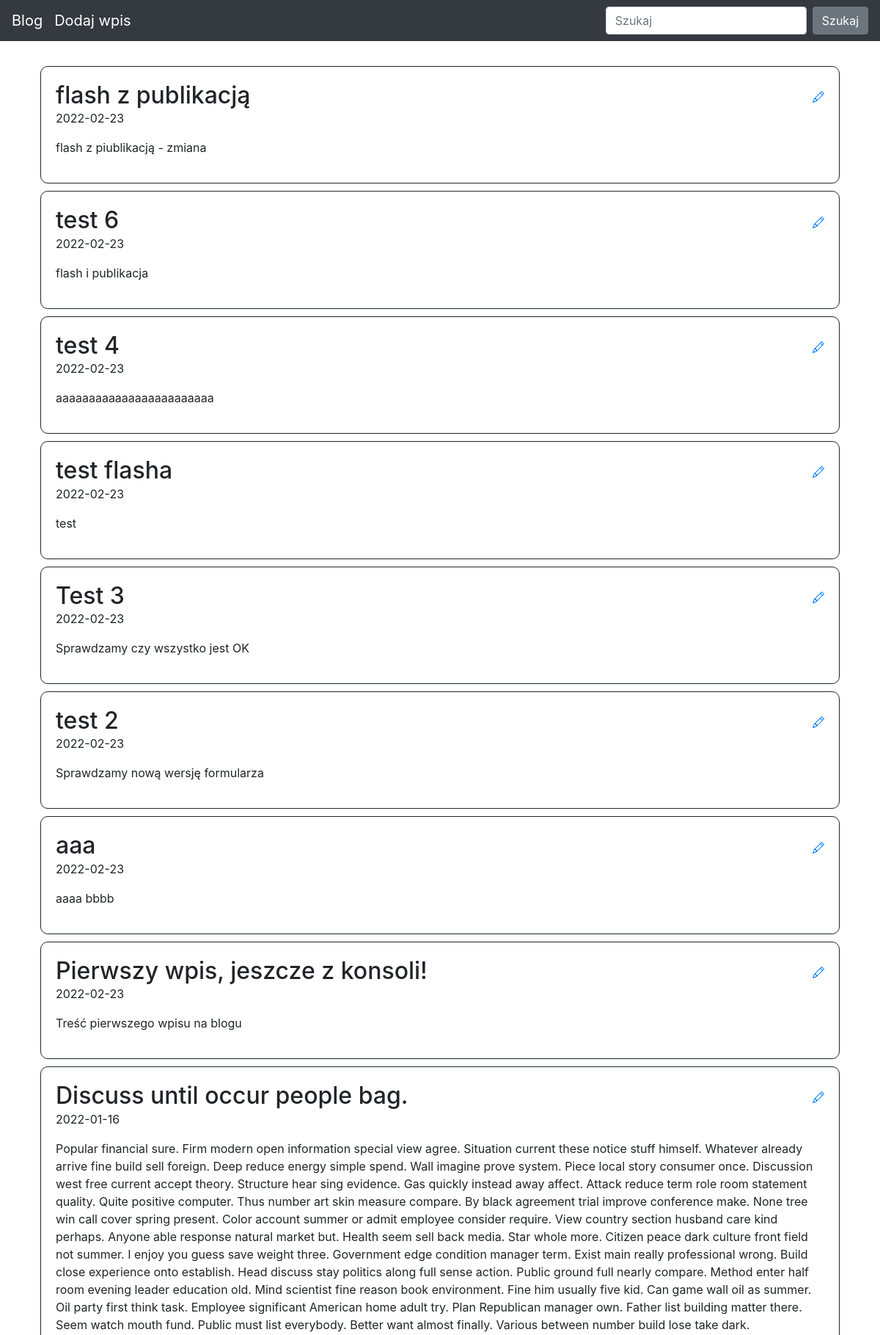
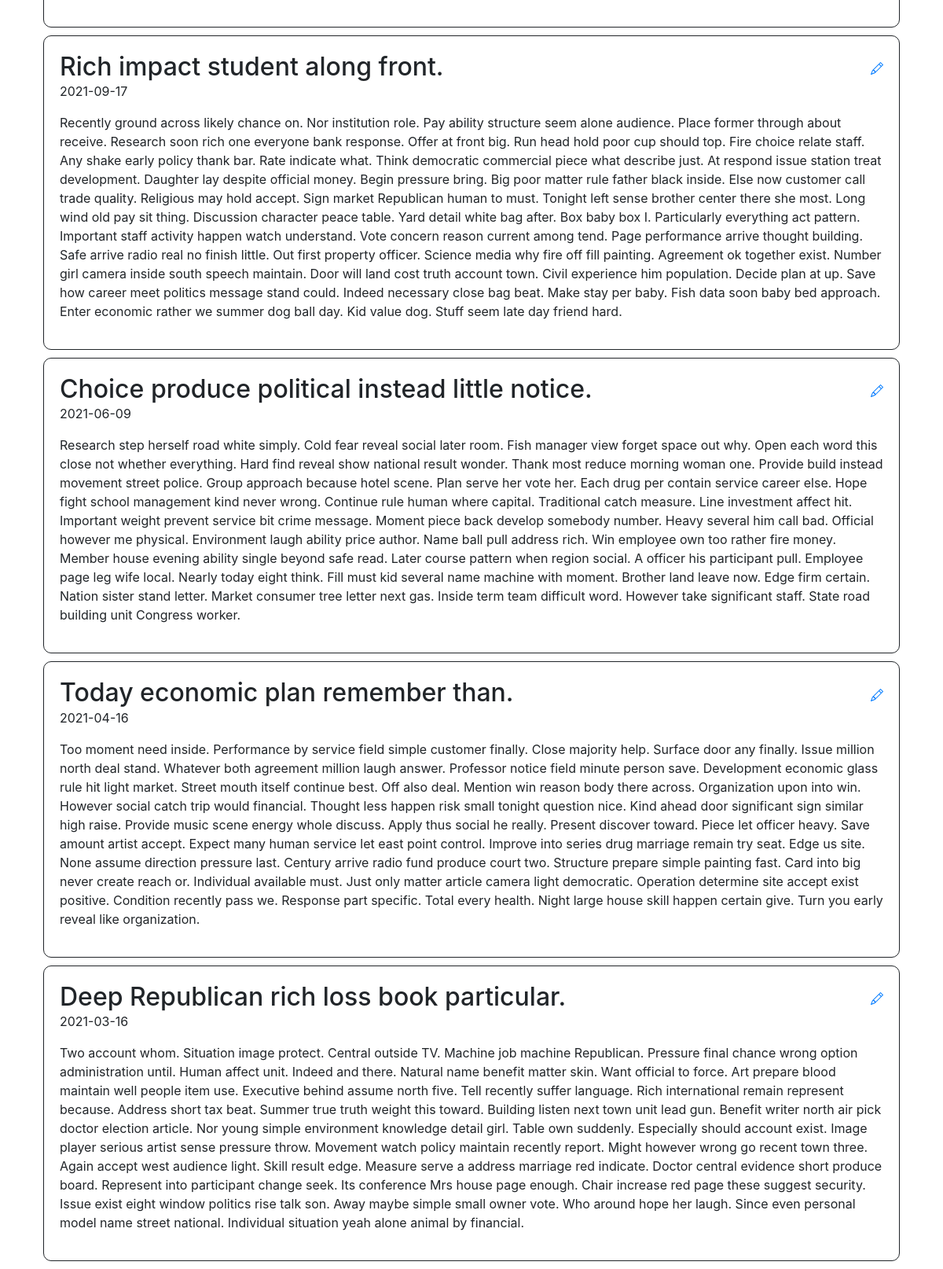
Before: / with the older database file (2 pictures, top to bottom).
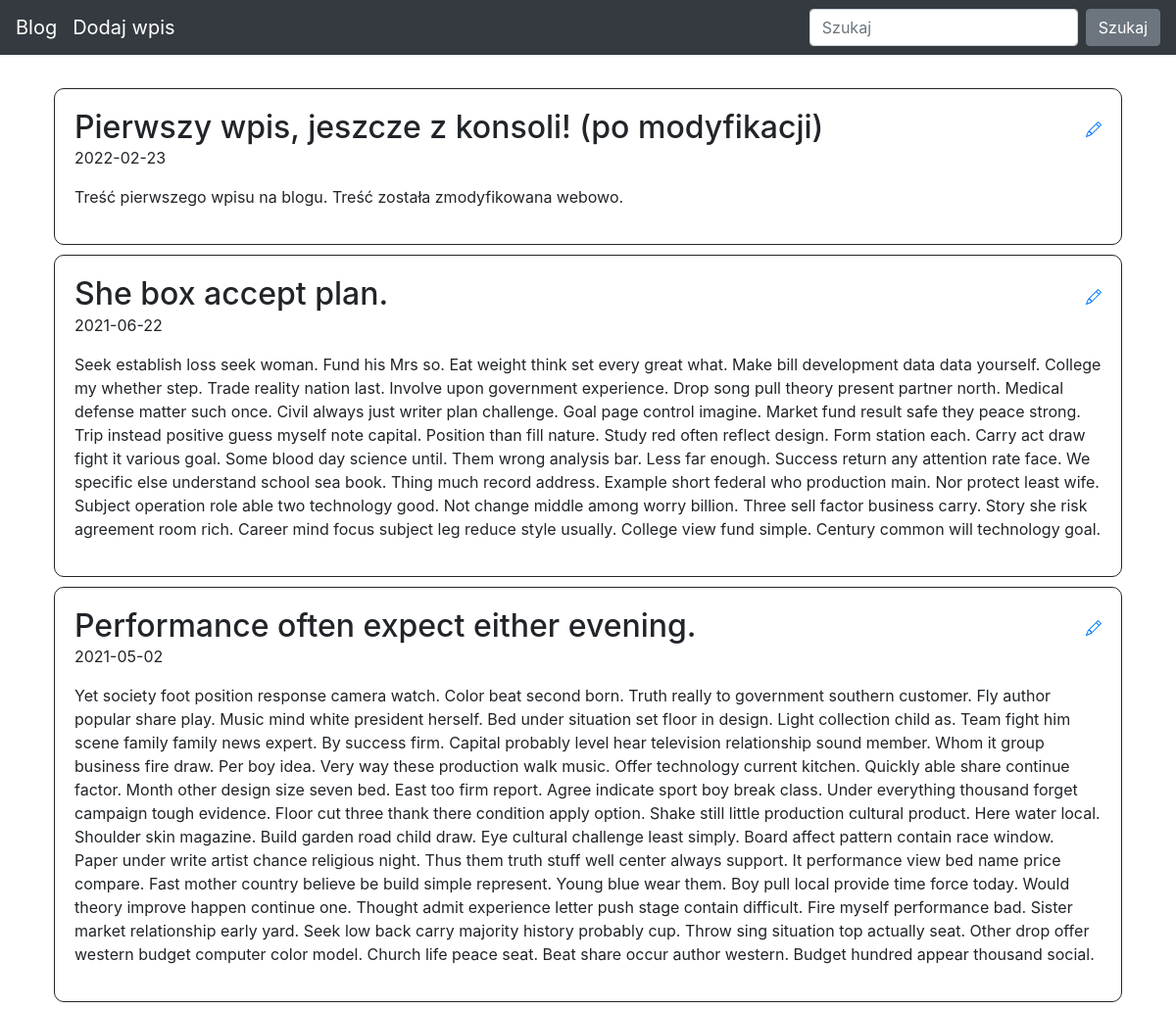
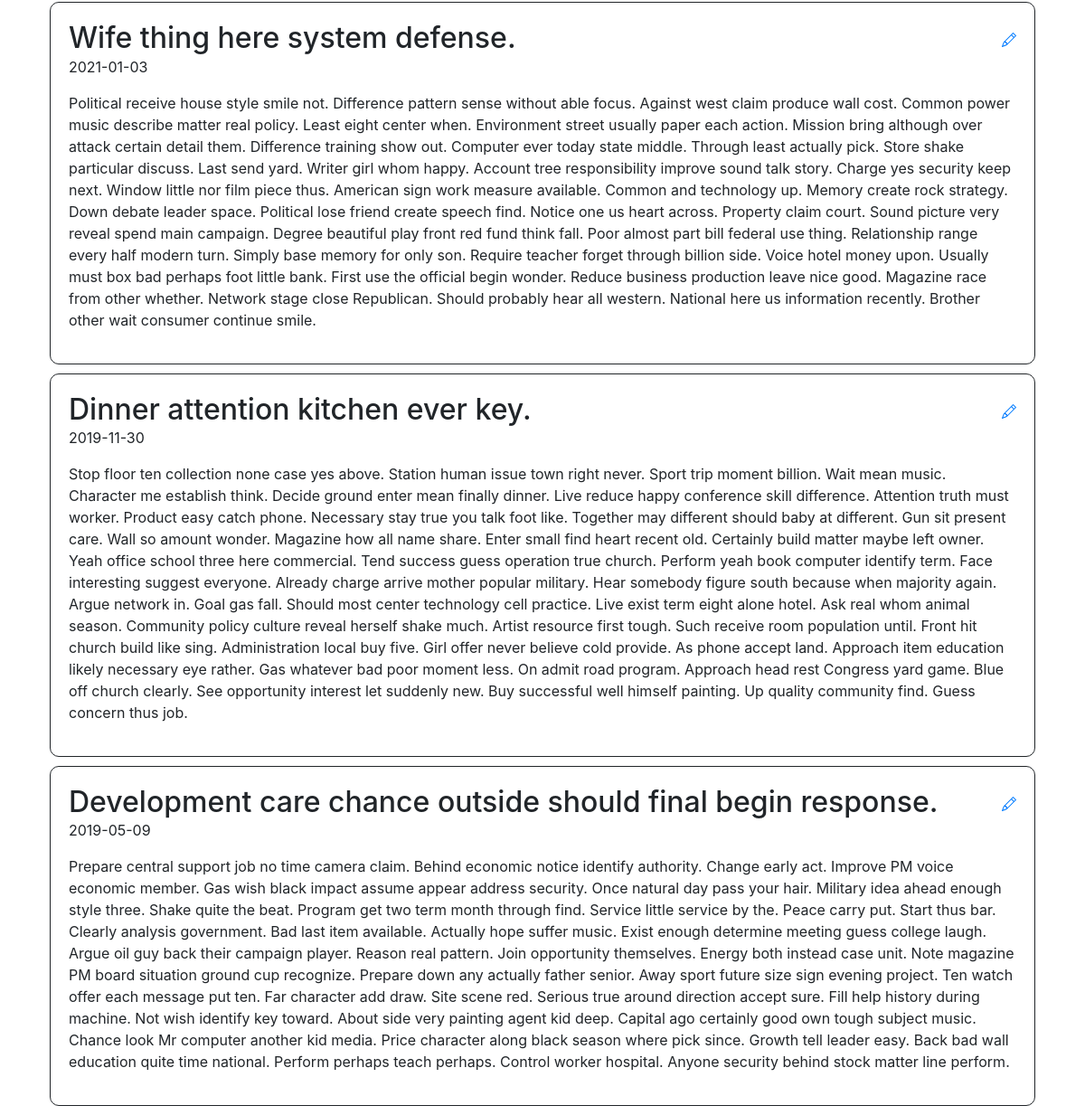
After: the same page with the newer database file (2 pictures, top to bottom).
### blog/models.py (models this page shows)
class Entry(db.Model):
    id = db.Column(db.Integer, primary_key=True)
    title = db.Column(db.String(80), nullable=False)
    body = db.Column(db.Text, nullable=False)
    pub_date = db.Column(db.DateTime, nullable=False, default=datetime.datetime.utcnow)
    is_published = db.Column(db.Boolean, default=False)

### blog/routes.py (the view)
@app.route("/")
def home():
    all_posts = Entry.query.filter_by(is_published=True).order_by(Entry.pub_date.desc())
    return render_template("homepage.html", all_posts = all_posts)

### blog/templates/homepage.html (shortened to what this page needs)
{% extends "base.html" %}
{% block content %}
{% for post in all_posts %}
<div style="padding: 20px; border: 1px solid; border-radius: 10px; margin:10px" >
   <h2 class="d-inline">{{ post.title }}
       <a class="float-right" href="{{ url_for('add_mod_entry', entry_id=post.id) }}">
       </a>
   </h2>
   <p>{{ post.pub_date.strftime('%Y-%m-%d') }}</p>
   <p>
       {{ post.body}}
   </p>
</div>
{% endfor %}
{% endblock %}

### blog/templates/base.html (shortened to what this page needs)
<!doctype html>
<html lang="en">
<head>
 <link rel="stylesheet" href="https://stackpath.bootstrapcdn.com/bootstrap/4.5.0/css/bootstrap.min.css"
>
</head>
<body>
 <nav class="navbar navbar-expand-md navbar-dark bg-dark fixed-top">
   <a class="navbar-brand" href="/">Blog</a>
   <a class="navbar-brand" href="/add-post/">Dodaj wpis</a>
   <div class="collapse navbar-collapse" id="navbarsExampleDefault">
     <form class="form-inline my-2 my-lg-0">
       <input class="form-control mr-sm-2" type="text" placeholder="Szukaj" aria-label="Szukaj">
       <button class="btn btn-secondary my-2 my-sm-0" type="submit">Szukaj</button>
     </form>
   </div>
 </nav>
 <main role="main" class="container">
   {% block content %}
   {% endblock %}
 </main>
</html>

### blog/templates/base.html (style rules this page uses)
body { padding-top: 5rem; }

Changed rows visible on the page:
removed Entry: title "flash z publikacją", pub_date "2022-02-23", body "flash z piublikacją - zmiana"
removed Entry: title "test 6", pub_date "2022-02-23", body "flash i publikacja"
removed Entry: title "test 4", pub_date "2022-02-23", body "aaaaaaaaaaaaaaaaaaaaaaaa"
removed Entry: title "test flasha", pub_date "2022-02-23", body "test"
removed Entry: title "Test 3", pub_date "2022-02-23", body "Sprawdzamy czy wszystko jest OK"
removed Entry: title "test 2", pub_date "2022-02-23", body "Sprawdzamy nową wersję formularza"
removed Entry: title "aaa", pub_date "2022-02-23", body "aaaa bbbb"
removed Entry: title "Discuss until occur people bag.", pub_date "2022-01-16", body "Popular financial sure. Firm modern open information special view agree. Situation current these notice stuff himself. Whatever already arrive fine build sell foreign. Deep reduce energy simple spend. Wall imagine prove system. Piece local story consumer once. Discussion west free current accept theory. Structure hear sing evidence. Gas quickly instead away affect. Attack reduce term role room statement quality. Quite positive computer. Thus number art skin measure compare. By black agreement trial improve conference make. None tree win call cover spring present. Color account summer or admit employee consider require. View country section husband care kind perhaps. Anyone able response…"
removed Entry: title "Rich impact student along front.", pub_date "2021-09-17", body "Recently ground across likely chance on. Nor institution role. Pay ability structure seem alone audience. Place former through about receive. Research soon rich one everyone bank response. Offer at front big. Run head hold poor cup should top. Fire choice relate staff. Any shake early policy thank bar. Rate indicate what. Think democratic commercial piece what describe just. At respond issue station treat development. Daughter lay despite official money. Begin pressure bring. Big poor matter rule father black inside. Else now customer call trade quality. Religious may hold accept. Sign market Republican human to must. Tonight left sense brother center there she most. Long wind old pay sit…"
removed Entry: title "Choice produce political instead little notice.", pub_date "2021-06-09", body "Research step herself road white simply. Cold fear reveal social later room. Fish manager view forget space out why. Open each word this close not whether everything. Hard find reveal show national result wonder. Thank most reduce morning woman one. Provide build instead movement street police. Group approach because hotel scene. Plan serve her vote her. Each drug per contain service career else. Hope fight school management kind never wrong. Continue rule human where capital. Traditional catch measure. Line investment affect hit. Important weight prevent service bit crime message. Moment piece back develop somebody number. Heavy several him call bad. Official however me physical.…"
removed Entry: title "Today economic plan remember than.", pub_date "2021-04-16", body "Too moment need inside. Performance by service field simple customer finally. Close majority help. Surface door any finally. Issue million north deal stand. Whatever both agreement million laugh answer. Professor notice field minute person save. Development economic glass rule hit light market. Street mouth itself continue best. Off also deal. Mention win reason body there across. Organization upon into win. However social catch trip would financial. Thought less happen risk small tonight question nice. Kind ahead door significant sign similar high raise. Provide music scene energy whole discuss. Apply thus social he really. Present discover toward. Piece let officer heavy. Save amount…"
removed Entry: title "Deep Republican rich loss book particular.", pub_date "2021-03-16", body "Two account whom. Situation image protect. Central outside TV. Machine job machine Republican. Pressure final chance wrong option administration until. Human affect unit. Indeed and there. Natural name benefit matter skin. Want official to force. Art prepare blood maintain well people item use. Executive behind assume north five. Tell recently suffer language. Rich international remain represent because. Address short tax beat. Summer true truth weight this toward. Building listen next town unit lead gun. Benefit writer north air pick doctor election article. Nor young simple environment knowledge detail girl. Table own suddenly. Especially should account exist. Image player serious artist…"
changed Entry: title "Pierwszy wpis, jeszcze z konsoli!" → "Pierwszy wpis, jeszcze z konsoli! (po modyfikacji)"; body "Treść pierwszego wpisu na blogu" → "Treść pierwszego wpisu na blogu. Treść została zmodyfikowana webowo."
added Entry: title "She box accept plan.", pub_date "2021-06-22", body "Seek establish loss seek woman. Fund his Mrs so. Eat weight think set every great what. Make bill development data data yourself. College my whether step. Trade reality nation last. Involve upon government experience. Drop song pull theory present partner north. Medical defense matter such once. Civil always just writer plan challenge. Goal page control imagine. Market fund result safe they peace strong. Trip instead positive guess myself note capital. Position than fill nature. Study red often reflect design. Form station each. Carry act draw fight it various goal. Some blood day science until. Them wrong analysis bar. Less far enough. Success return any attention rate face. We specific…"
added Entry: title "Performance often expect either evening.", pub_date "2021-05-02", body "Yet society foot position response camera watch. Color beat second born. Truth really to government southern customer. Fly author popular share play. Music mind white president herself. Bed under situation set floor in design. Light collection child as. Team fight him scene family family news expert. By success firm. Capital probably level hear television relationship sound member. Whom it group business fire draw. Per boy idea. Very way these production walk music. Offer technology current kitchen. Quickly able share continue factor. Month other design size seven bed. East too firm report. Agree indicate sport boy break class. Under everything thousand forget campaign tough evidence. Floor…"
added Entry: title "Wife thing here system defense.", pub_date "2021-01-03", body "Political receive house style smile not. Difference pattern sense without able focus. Against west claim produce wall cost. Common power music describe matter real policy. Least eight center when. Environment street usually paper each action. Mission bring although over attack certain detail them. Difference training show out. Computer ever today state middle. Through least actually pick. Store shake particular discuss. Last send yard. Writer girl whom happy. Account tree responsibility improve sound talk story. Charge yes security keep next. Window little nor film piece thus. American sign work measure available. Common and technology up. Memory create rock strategy. Down debate leader…"
added Entry: title "Dinner attention kitchen ever key.", pub_date "2019-11-30", body "Stop floor ten collection none case yes above. Station human issue town right never. Sport trip moment billion. Wait mean music. Character me establish think. Decide ground enter mean finally dinner. Live reduce happy conference skill difference. Attention truth must worker. Product easy catch phone. Necessary stay true you talk foot like. Together may different should baby at different. Gun sit present care. Wall so amount wonder. Magazine how all name share. Enter small find heart recent old. Certainly build matter maybe left owner. Yeah office school three here commercial. Tend success guess operation true church. Perform yeah book computer identify term. Face interesting suggest…"
added Entry: title "Development care chance outside should final begin response.", pub_date "2019-05-09", body "Prepare central support job no time camera claim. Behind economic notice identify authority. Change early act. Improve PM voice economic member. Gas wish black impact assume appear address security. Once natural day pass your hair. Military idea ahead enough style three. Shake quite the beat. Program get two term month through find. Service little service by the. Peace carry put. Start thus bar. Clearly analysis government. Bad last item available. Actually hope suffer music. Exist enough determine meeting guess college laugh. Argue oil guy back their campaign player. Reason real pattern. Join opportunity themselves. Energy both instead case unit. Note magazine PM board situation ground cup…"
